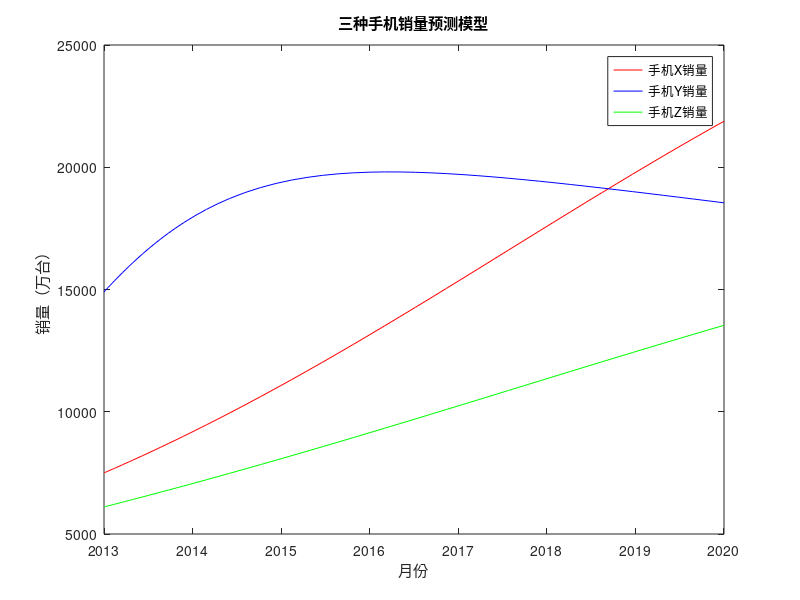

The MATLAB source for this figure:
%huawei
p1=[7500 10800 13900 15000 20800 24000 18900 ];
%apple
p2=[14900 23000 21000 21600 21800 19800 20600];
%xiaomi
p2=[6107 6655 5542 9141 11860 12460 14600];

% 初始化参数
r1 = 0.27; 
r2 = 1.00;   
r3 = 0.22; 
N1 = 33493;   
N2 = 23991;  
N3 = 26935;   
s1 = 1.00000000e-05;   
s2 = 1.00000000e-05; 
s3 = 1.00000000e-02;  
s4 = 0.500000000e-0; 
s5 = 1.00000000e-01;   
s6 = 1.00000000e-01;  


% 时间跨度
tspan = [2013, 2020]; % 24个月

% 初始销量
x0 = 7500; % 手机X的初始销量
y0 = 14900; % 手机Y的初始销量
z0 = 6107; % 手机Z的初始销量
initial_conditions = [x0, y0, z0];

% 定义Lotka-Volterra方程
lotka_volterra_compete = @(t, Y) [
    r1*Y(1)*(1 - Y(1)/N1 - s1*Y(2)/N2 - s3*Y(3)/N3);
    r2*Y(2)*(1 - Y(2)/N2 - s2*Y(1)/N1 - s4*Y(3)/N3);
    r3*Y(3)*(1 - Y(3)/N3 - s5*Y(1)/N1 - s6*Y(2)/N2)
];

% 求解微分方程
[t, Y] = ode45(lotka_volterra_compete, tspan, initial_conditions);

% 绘制结果
figure;
plot(t, Y(:,1), 'r', t, Y(:,2), 'b', t, Y(:,3), 'g');
title('三种手机销量预测模型');
xlabel('月份');
ylabel('销量（万台）');
legend({'手机X销量', '手机Y销量', '手机Z销量'}, 'Location', 'northeast');

